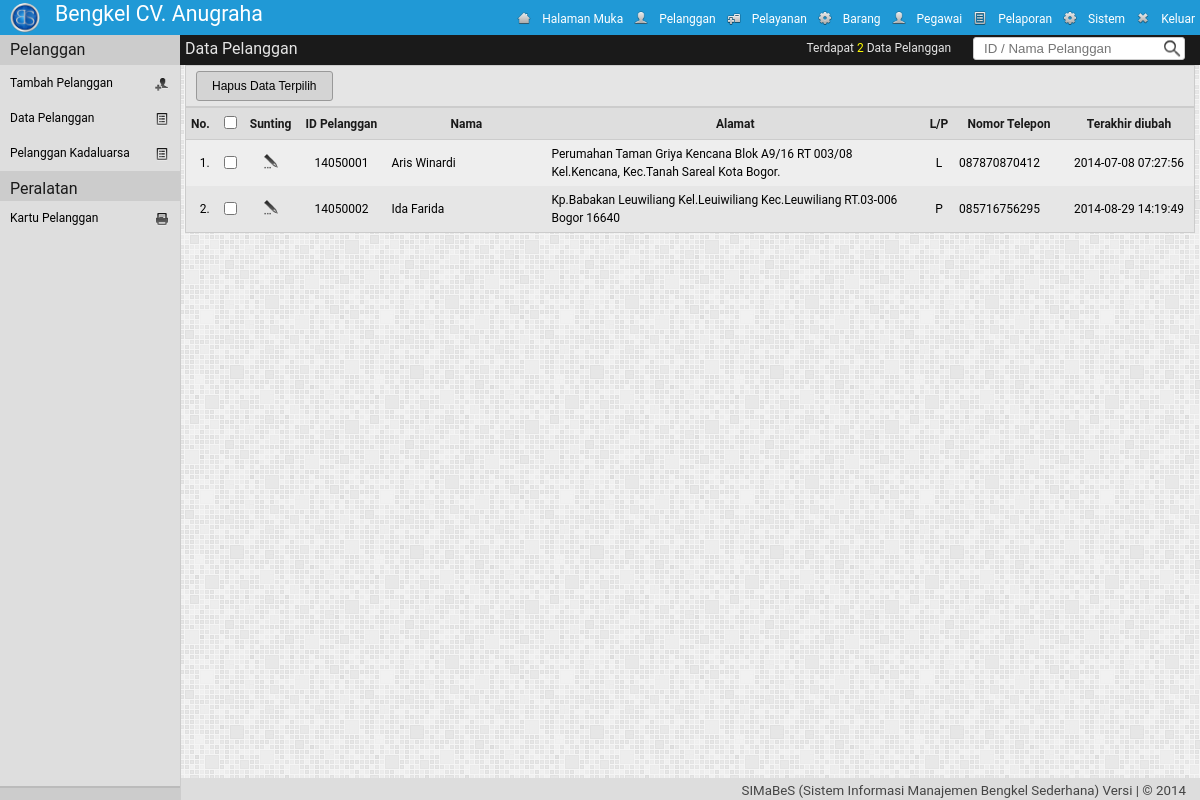
Page /adm/?mod=pelanggan&h=data (signed in) on the committed database.
### tables this page shows
CREATE TABLE IF NOT EXISTS `pengaturan` (
`id` int(1) NOT NULL,
  `nm_bengkel` varchar(30) NOT NULL,
  `telp1` varchar(30) NOT NULL,
  `telp2` varchar(30) NOT NULL,
  `almt_bengkel` text NOT NULL,
  `logo_bengkel` text NOT NULL,
  `tentang_bengkel` text NOT NULL
);

CREATE TABLE IF NOT EXISTS `akses_pengguna` (
  `kel_id` int(2) NOT NULL,
  `id_menu` int(2) NOT NULL,
  `r` enum('0','1') NOT NULL
);

CREATE TABLE IF NOT EXISTS `menu` (
  `id_menu` int(2) NOT NULL,
  `nm_menu` varchar(20) NOT NULL,
  `class` varchar(10) NOT NULL,
  `links` text NOT NULL,
  `icon` text NOT NULL,
  `value` text NOT NULL
);

CREATE TABLE IF NOT EXISTS `dt_pelanggan` (
  `id_plg` varchar(8) NOT NULL,
  `nm_plg` varchar(30) NOT NULL,
  `tgl_registrasi` date NOT NULL,
  `masa_berlaku` date NOT NULL,
  `almt_plg` text NOT NULL,
  `telp_plg` varchar(13) NOT NULL,
  `jns_kelamin` enum('L','P') NOT NULL,
  `photo_plg` text NOT NULL,
  `transaksi` int(3) NOT NULL,
  `perpanjang` int(11) NOT NULL,
  `wkt_ubah` datetime NOT NULL
);

### adm/pelanggan/class.php (called while the page is built, shortened)
<?php
class pelanggan{
	function tampil(){
		if(!empty($_GET['cari'])) {
			$qry=	mysql_query("SELECT * FROM dt_pelanggan WHERE id_plg='".$_GET['cari']."' AND masa_berlaku >  tgl_registrasi  OR nm_plg LIKE '%".$_GET['cari']."%' AND masa_berlaku >  tgl_registrasi  ORDER by id_plg ASC ")
					or die (mysql_error());
		}
		else {
			$qry=	mysql_query("SELECT * FROM dt_pelanggan WHERE masa_berlaku >  tgl_registrasi ORDER by id_plg ASC ")
					or die (mysql_error());
		}
		while($row = mysql_fetch_array($qry))
			$data[] = $row;
			return $data;
	}
}
?>

### adm/pelanggan/t_data.php (the view)
<?php
$lokasi="Data Pelanggan";
$plg = new pelanggan();
$tampil = $plg->tampil();
$jml_plg=count($tampil);
$banyak = $jml_plg;
	echo '
	<div class="konten">
		<div class="lokasi">
			<label >'.$lokasi.'</label>
			<div class="kanan2">
				<form class="form1" action="?mod=pelanggan" method="get" name="fpencarian" id="fpencarian">
				<label>Terdapat <font>'.$jml_plg." </font> ". $lokasi .' </label>
				<input name="mod" value="pelanggan" class="pencarian" type="hidden" >
				<input name="submit" value="" class="pencarian" type="submit" >
				<input value="';if(!empty($_GET['cari'])){echo $_GET['cari'];} echo'" name="cari" id="cari" size="20" maxlength="50" class="text-pencarian" type="text"  placeholder="ID / Nama Pelanggan" title="Pencarian dengan ID / Nama Pelanggan">
				</form>
			</div>
		</div>
	<form class="form1" name="form1" method="post" action="?mod='.$_GET['mod'].'&h=aksi" onsubmit="return cek_chk(\'Pilih data yang akan dihapus\');">
		<div class="alat">
			<input name="hapus" value="Hapus Data Terpilih" class="hapus" id="sendiri"  type="submit"/>
			<input type="hidden" name="lokasi" value="'.$lokasi.'">
		</div>
	<table cellpadding="5" cellspacing="0" class="table">
	<tr id="th">
		<th align="right" width="10px">No.</th>
		<th align="center" width="10px"><input type="checkbox" id="semua" name="semua" onclick="checkUncheckAll('.$banyak.')"></th>
		<th align="center" width="10px">Sunting</th>
		<th align="center" width="80px">ID Pelanggan</th>
		<th align="center" width="150px">Nama</th>
		<th align="center">Alamat</th>
		<th align="center" width="20px">L/P</th>
		<th align="center" width="100px">Nomor Telepon</td>
		<th align="center" width="120px">Terakhir diubah</th>
	</tr>';
if(count($tampil)>0){
	$i = 1;
	foreach($tampil as $data){
		$kolom = ($i%2 == 1)? "kolom-ganjil" : "kolom-genap";
	echo'
	<tr class="'.$kolom.'">
		<td align="right">'.$i.'.</td>
		<td align="center"><input name="item[]" id="item'.$i.'" value="'.$data['id_plg'].'" type="checkbox"></td>
		<td align="center"><a href="?mod=pelanggan&h=sunting&id_plg='.$data['id_plg'].'" title="Merubah data pelanggan"><img src="../img/sunting.png" height="20px" width="20px"></a></td>
		<td align="center">'.$data['id_plg'].'</td>
		<td>'.$data['nm_plg'].'</td>
		<td>'.$data['almt_plg'].'</td>
		<td align="center">'.$data['jns_kelamin'].'</td>
		<td align="left">'.$data['telp_plg'].'</td>
		<td align="center">'.$data['wkt_ubah'].'</td>
	</tr>
		';
	$i++;
	}
}
elseif(count($tampil)==0  && !empty($_GET['cari'])){
	echo "<script type='text/javascript'> toastr.warning('Pencarian [".$_GET['cari']."] tidak ditemukan ! <button class=\'perbaharui\' onclick=\' history.back()\'>OK</button>', 'SIMaBeS');</script>";
	echo "<tr><td colspan='8'>-- Pencarian [".$_GET['cari']."] tidak ditemukan --</td></tr>";
}
else{
	echo "<script type='text/javascript'>toastr.warning('".$lokasi." kosong!', 'SIMaBeS');</script>";
	echo "<tr><td colspan='8'>-- Data Kosong --</td></tr>";
}
	echo'
	</table>
	</form>
	</div>
	';
?>

### adm/header.php
<?php
	$qpeng=mysql_query("SELECT * FROM pengaturan  LIMIT 1");
	$dpeng=mysql_fetch_object($qpeng);
	$qmenu="select id_menu  from akses_pengguna where  kel_id='".$_SESSION['kel_id']."' AND r='1' ";
	$dmenu=mysql_query($qmenu) or die (mysql_error());
echo'
<!DOCTYPE html PUBLIC "-//W3C//DTD XHTML 1.0 Strict//EN"
	"http://www.w3.org/TR/xhtml1/DTD/xhtml1-strict.dtd">
<html xmlns="http://www.w3.org/1999/xhtml" xml:lang="en" lang="en">
<head>
<title>'.$aplikasi." | ".strtoupper($_GET['mod']).' | Daily Build</title>
		<link rel="shortcut icon" href="../img/icon.ico" />
		<link rel="stylesheet" type="text/css" href="../styler/header.css">
		<link rel="stylesheet" type="text/css" href="../styler/style.css">
		<link rel="stylesheet" type="text/css" href="../styler/jquery-ui.css">
		<link rel="stylesheet" type="text/css" href="../styler/jquery-ui.theme.css">
		<script type="text/javascript" src="../styler/jquery-1.9.1.js"></script>
		<script type="text/javascript" src="../styler/jquery-ui.js"></script>
		<link rel="stylesheet" type="text/css" href="../styler/toastr.css">
		<script type="text/javascript" src="../styler/toastr.js"></script>
		<script type="text/javascript" src="../styler/toastr_option.js"></script>
		<script type="text/javascript" src="../styler/iframe.js"></script>
		<script type="text/javascript" src="../styler/check-uncheck.js"></script>
		<script src="../styler/tab.js" type="text/javascript"></script>
		<link href="../styler/tab.css" rel="stylesheet" type="text/css" />
</head>
<body >
<div class="header" >
	<div class="kiri">
		<a href="../index.php" target="_blank">
		<div class="logo"><img src="'.$dpeng->logo_bengkel.'"></div>
		<div class="namabengkel" >'.$dpeng->nm_bengkel.'</div></a>
	</div>
	<div class="kanan">
		<ul class="header-nav">';
			while ($dpengku2=mysql_fetch_object($dmenu)){
				$myquery="select *  from menu where id_menu='".$dpengku2->id_menu."'";
				$isi=mysql_query($myquery) or die (mysql_error());
				$dpengku=mysql_fetch_object($isi);
				echo "<a href='$dpengku->links' title='$dpengku->nm_menu' ><li class='$dpengku->class'><img class='img' src='$dpengku->icon'>$dpengku->nm_menu</li></a>";
			}
		echo'
		</ul>
	</div>
</div>
';
?>

### styler/header.css (style rules this page uses)
.header { top: 0px; width: 100%; height: 35px; padding: 0px; margin: 0px; color: #ffffff; background: #2099D6; position: fixed; z-index:1000; }
.kiri { float:left; width:auto; vertical-align:middle; }
.logo { float: left; margin: 3px 10px 5px 10px; padding: 0; vertical-align: middle; }
.logo img { width: 30px; height: 30x; border-radius: 20px; }
.namabengkel { float: left; margin: auto; padding: 5px; text-align: left; font-size: 16pt; color:#ffffff; }
.kanan { height:34px; width:auto; float:right; right: 0px; display: inline; }
.header-nav { list-style: none; margin: 0px; padding: 0px; }
.header-nav li { color:#fff; line-height: 18px; text-indent: 0px; }
.header-nav li img { float: left; margin: 0px 10px 0px 0px ; height: 16px; width: 16px; }
.menu, .keluar { padding :10px 5px 7px 5px ; margin:0; float: left; text-align: center; vertical-align: top; }

### styler/style.css (style rules this page uses)
a { text-decoration: none; }
a:link,a:visited { color: #000000; }
body { font-family: Roboto,Open Sans,Sans, Sans Serif, Calibri, Arial; font-size: 12px; margin: 0px; padding: 0px; background: url('../img/bg.png') repeat; line-height: 1.5em; color: #444; height:100%; }
.konten { width: auto; height: auto; margin: 0 0 50px 180px; padding: 30px 5px 0px 5px; vertical-align:middle; font-size: 12px; color:#000; }
table { width: 100%; height: auto; margin: 0px 0px 10px 0px; border:1px solid #ccc; }
.form1 { float:left; margin-bottom:10px; width:100%; }
div.alat { width : auto; padding:5px 0px 5px 10px ; background:#E5E5E5; border:1px solid #ccc; }
.tambah, .simpan, .perbaharui, .batal, .hapus, .cetak, .noPrint, .kembali { font-size:12px; padding-left:15px; padding-right:15px; height:30px; vertical-align:middle; border:1px solid #999999; cursor: pointer; color:#000; background:#D4D4D4; -webkit-transition:all 0.3s ease-in-out; -moz-transition:all 0.3s ease-in-out; -o-transition:all 0.3s ease-in-out; transition:all 0.3s ease-in-out; }
#sendiri { border-radius:3px; }
label { margin-left:10px; font-size: 12px; }
th { color: #1a1a1a; background: #dedede; border-bottom: solid 1px #ccc; height:20px; padding:5px; margin:0px; font-size: 12px; }
td { min-height:30px; }
.kolom-ganjil { background:#EEEEEE; }
.kolom-genap { background:#E6E6E6; }
table { background:#eee; }
.text-pencarian { border: 1px solid #ccc; border-radius: 3px; background: url(../img/pencarian.png) no-repeat right ; background-color:#fff; color: #000000; margin:0px; padding: 3px 23px 3px 10px; vertical-align:middle; }
.lokasi { top:35px; left:180px; margin:0px 0px 5px 0px; padding:5px; height:20px; vertical-align:middle; color:#E5E5E5; position:fixed; width:100%; float:right; z-index:999; background: #1A1A1A; }
.lokasi > label { font-size:12pt; margin:0px; }
.kanan2 { width:auto; float:right; top:2px; right: 205px; position: absolute; vertical-align:middle; }
.kanan2 font { color:#FFFF00; }

### rows in the picture
pengaturan: logo_bengkel (picture), nm_bengkel "Bengkel CV. Anugraha"
akses_pengguna: id_menu.icon (picture), id_menu.nm_menu "Halaman Muka"
akses_pengguna: id_menu.icon (picture), id_menu.nm_menu "Pelanggan"
akses_pengguna: id_menu.icon (picture), id_menu.nm_menu "Pelayanan"
akses_pengguna: id_menu.icon (picture), id_menu.nm_menu "Barang"
akses_pengguna: id_menu.icon (picture), id_menu.nm_menu "Pegawai"
akses_pengguna: id_menu.icon (picture), id_menu.nm_menu "Pelaporan"
akses_pengguna: id_menu.icon (picture), id_menu.nm_menu "Sistem"
akses_pengguna: id_menu.icon (picture), id_menu.nm_menu "Keluar"
dt_pelanggan: id_plg "14050001", nm_plg "Aris Winardi", almt_plg "Perumahan Taman Griya Kencana Blok A9/16 RT 003/08 Kel.Kencana, Kec.Tanah Sareal Kota Bogor.", jns_kelamin "L", telp_plg "087870870412", wkt_ubah "2014-07-08 07:27:56"
dt_pelanggan: id_plg "14050002", nm_plg "Ida Farida", almt_plg "Kp.Babakan Leuwiliang Kel.Leuiwiliang Kec.Leuwiliang RT.03-006 Bogor 16640", jns_kelamin "P", telp_plg "085716756295", wkt_ubah "2014-08-29 14:19:49"

### other values in the picture
$lokasi "Data Pelanggan"
$jml_plg "2"
